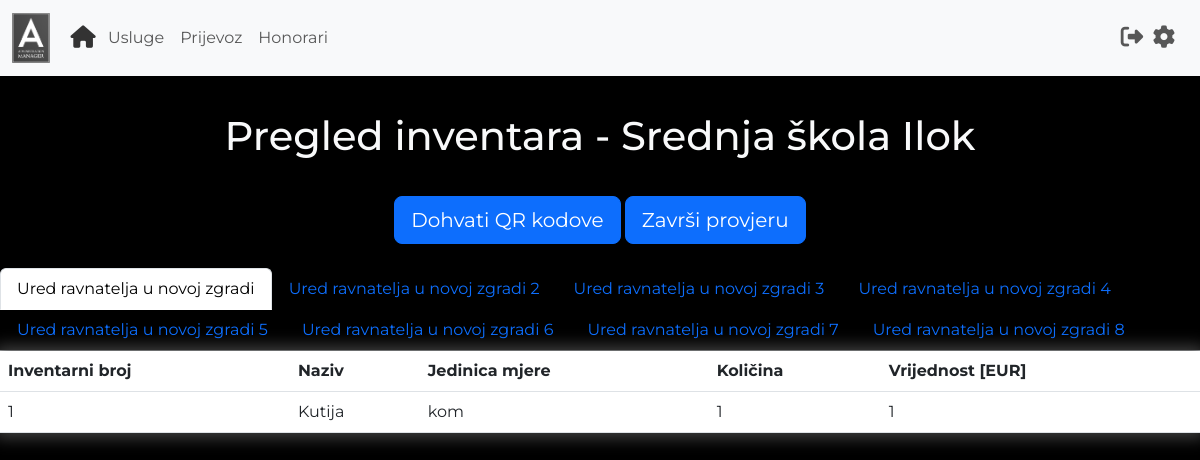
Screenshot of /pregled_inventara (signed in) with the database file from the repository.
### main.py (models this page shows)
class User(UserMixin, db.Model):
    id = db.Column(db.Integer, primary_key=True)
    username = db.Column(db.String(100), unique=True)
    password = db.Column(db.String(100))
    name = db.Column(db.String(100))
    surname = db.Column(db.String(100))
    organisation = db.Column(db.String(100))
    work_address = db.Column(db.String(100))
    home_address = db.Column(db.String(100))
    travel_distance = db.Column(db.Float)
    transportation_fee = db.Column(db.Float)

class Inventory(db.Model):
    id = db.Column(db.Integer, primary_key=True)
    inventory_number = db.Column(db.String(100), unique=True)
    name = db.Column(db.String(100))
    unit = db.Column(db.String(100))
    amount = db.Column(db.String(100))
    value = db.Column(db.String(100))
    location = db.Column(db.String(100))
    organisation = db.Column(db.String(100))
    item_status = db.Column(db.Boolean)  # True if inventory check is active and item is checked

### main.py (the view)
@app.route("/pregled_inventara")
@login_required
def pregled_inventara():
    form = InventoryCheckForm()
    if InventoryCheckHistory.query.filter_by(organisation=current_user.organisation).first():
        status = InventoryCheckHistory.query.filter_by(organisation=current_user.organisation).first().inventory_check
    else:
        status = False
    inventory = Inventory.query.filter_by(organisation=current_user.organisation).all()
    locations = []
    inventory_by_location = []
    for item in inventory:
        if item.location not in locations:
            inventory_list = []
            locations.append(item.location)
            for i in Inventory.query.filter_by(organisation=current_user.organisation, location=item.location).all():
                inventory_list.append(i)
            inventory_by_location.append(inventory_list)
    return render_template('pregledInventara.html', organisation=current_user.organisation, locations=locations,
                           data=inventory_by_location, status=status, form=form)

### main.py
class InventoryCheckForm(FlaskForm):
    start_check = SubmitField(label='Započni provjeru', id='start_check')
    end_check = SubmitField(label='Završi provjeru', id='finish_check')
    generate_qrs = SubmitField(label='Dohvati QR kodove', id='generate_qrs')

### main.py (called while the page is built)
@login_manager.user_loader
def load_user(user_id):
    return User.query.get(int(user_id))

### templates/pregledInventara.html (shortened to what this page needs)
{% extends "base.html" %}
{% block content %}
{% include 'header.html' %}
<h1 class="text-center text-light" style="margin-top: 3%; margin-bottom: 3%;">
    Pregled inventara - {{organisation}}
</h1>
<div class="text-center" style="margin-bottom: 2%;">
    <form style="display: inline;" action="{{url_for('generate_qr_codes')}}">
{{form.generate_qrs(class='btn btn-lg btn-primary')}}
        </form>
    <form style="display: inline;" action="{{url_for('inventory_check_status')}}">
{% if status == False %}
    {{form.start_check(class='btn btn-lg btn-primary')}}
{% else %}
    {{form.end_check(class='btn btn-lg btn-primary')}}
        </form>
{% endif %}
</div>
<ul class="nav nav-tabs" id="myTab" role="tablist">
    {% for i in range (0, locations|length) %}
    {% if i != 0 %}
    <li class="nav-item" role="presentation">
        <button class="nav-link" id={{locations[i]|replace('
        ','-')+'-tab'}} data-bs-toggle="tab" data-bs-target={{"#"+locations[i]|replace(' ','-')+'-pane'}} type="button"
        role="tab" aria-controls={{locations[i]|replace(' ','-')+'-tab-pane'}} aria-selected="true">
        {{locations[i]}}</button>
    </li>
    {% else %}
    <li class="nav-item" role="presentation">
        <button class="nav-link active" id={{locations[i]|replace('
        ','-')+'-tab'}} data-bs-toggle="tab" data-bs-target={{"#"+locations[i]|replace(' ','-')+'-pane'}} type="button"
        role="tab" aria-controls={{locations[i]|replace(' ','-')+'-tab-pane'}} aria-selected="true">
        {{locations[i]}}</button>
    </li>
    {% endif %}
    {% endfor %}
</ul>
<div class="tab-content" id="myTabContent">
    {% for i in range(0, locations|length) %}
    {% if i != 0 %}
    <div aria-labelledby={{locations[i]|replace('
    ','-')+"-tab"}} class="tab-pane fade text-light" id={{locations[i]|replace(' ','-')+"-pane"}} role="tabpanel"
    tabindex="0">
    {% else %}
    <div aria-labelledby={{locations[i]|replace('
    ','-')+"-tab"}} class="tab-pane fade active show text-light" id={{locations[i]|replace(' ','-')+"-pane"}}
    role="tabpanel" tabindex="0">
    {% endif %}
    <table class="table text-light">
        <thead>
        <tr>
            <th scope="col">Inventarni broj</th>
            <th scope="col">Naziv</th>
            <th scope="col">Jedinica mjere</th>
            <th scope="col">Količina</th>
            <th scope="col">Vrijednost [EUR]</th>
        </tr>
        </thead>
        <tbody>
        {% for item in data[i] %}
        <tr>
            <td> {{item.inventory_number}}</td>
            <td> {{item.name}}</td>
            <td> {{item.unit}}</td>
            <td> {{item.amount}}</td>
            <td> {{item.value}}</td>
        </tr>
        {% endfor %}
        </tbody>
    </table>
</div>
{% endfor %}
{% endblock %}

### static/style.css (style rules this page uses)
body { background-color: black; font-family: 'Montserrat', sans-serif; }
ul { list-style-type: none; list-style-position: inside; }
.table { -moz-box-shadow: 0px 0px 15px 5px #404040; -webkit-box-shadow: 0px 0px 15px 5px #404040; box-shadow: 0px 0px 15px 5px #404040; }

### rows the page displays
User: organisation "Srednja škola Ilok"
Inventory: location "Ured ravnatelja u novoj zgradi", inventory_number "1", name "Kutija", unit "kom", amount "1", value "1"
Inventory: location "Ured ravnatelja u novoj zgradi 2"
Inventory: location "Ured ravnatelja u novoj zgradi 3"
Inventory: location "Ured ravnatelja u novoj zgradi 4"
Inventory: location "Ured ravnatelja u novoj zgradi 5"
Inventory: location "Ured ravnatelja u novoj zgradi 6"
Inventory: location "Ured ravnatelja u novoj zgradi 7"
Inventory: location "Ured ravnatelja u novoj zgradi 8"
